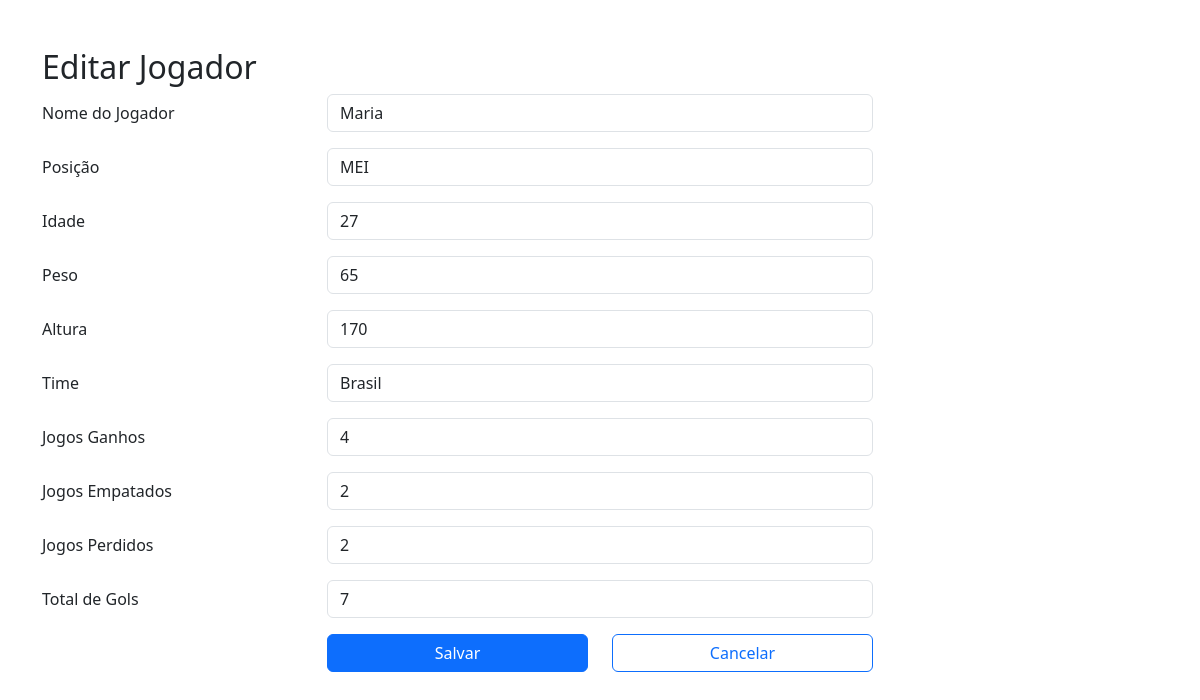
The app's page /Organização/PaginadeLogin-main/dashboard/lib/CRUD/atualizar_jogador.php?id=1 with its own data.
### tables this page shows
CREATE TABLE jogador(
    id_jogador INT AUTO_INCREMENT PRIMARY KEY NOT NULL,
    imagem_jogador VARCHAR(400),
    nome_jogador VARCHAR(250) NOT NULL,
    posicao VARCHAR(3) NOT NULL,
    idade INT NOT NULL,
    peso INT NOT NULL,
    altura_jogador INT NOT NULL,
    time_jogador VARCHAR(100) NOT NULL,
    jogos_ganhos INT NOT NULL,
    jogos_empate INT NOT NULL,
    jogos_perdidos INT NOT NULL,
    total_gols INT NOT NULL,
    FOREIGN KEY (time_jogador) REFERENCES timee(nome_time)
);

### Organização/PaginadeLogin-main/dashboard/lib/CRUD/atualizar_jogador.php (the view, shortened to what this page needs)
<?php
include('config.php');
if (isset($_GET['id'])) {
    $id_jogador = $_GET['id'];
    $sql = "SELECT * FROM jogador WHERE id_jogador=?";
    $stmt = $mysqli->prepare($sql);
    $stmt->bind_param('i', $id_jogador);
    $stmt->execute();
    $result = $stmt->get_result();
    if ($result->num_rows === 1) {
        $row = $result->fetch_assoc();
        $nome_jogador = $row['nome_jogador'];
        $posicao = $row['posicao'];
        $idade = $row['idade'];
        $peso = $row['peso'];
        $altura_jogador = $row['altura_jogador'];
        $time_jogador = $row['time_jogador'];
        $jogos_ganhos = $row['jogos_ganhos'];
        $jogos_empate = $row['jogos_empate'];
        $jogos_perdidos = $row['jogos_perdidos'];
        $total_gols = $row['total_gols'];
    } else {
        echo 'Jogador não encontrado';
        exit;
    }
} else {
    echo 'ID do jogador não fornecido.';
    exit;
}
?>
<!doctype html>
<html lang="en">
<head>
    <link href="https://cdn.jsdelivr.net/npm/bootstrap@5.3.2/dist/css/bootstrap.min.css" rel="stylesheet">
</head>
<body>
    <div class="container my-5">
        <h2>Editar Jogador</h2>
        <form action="editar_jogador.php" method="post">
            <div class="row mb-3">
                <label for="nome_jogador" class="col-sm-3 col-form-label">Nome do Jogador</label>
                <div class="col-sm-6">
                    <input type="text" name="nome_jogador" class="form-control" value="<?php echo $nome_jogador; ?>">
                </div>
            </div>
            <div class="row mb-3">
                <label for="posicao" class="col-sm-3 col-form-label">Posição</label>
                <div class="col-sm-6">
                    <input type="text" name="posicao" class="form-control" value="<?php echo $posicao; ?>">
                </div>
            </div>
            <div class="row mb-3">
                <label for="idade" class="col-sm-3 col-form-label">Idade</label>
                <div class="col-sm-6">
                    <input type="text" name="idade" class="form-control" value="<?php echo $idade; ?>">
                </div>
            </div>
            <div class="row mb-3">
                <label for="peso" class="col-sm-3 col-form-label">Peso</label>
                <div class="col-sm-6">
                    <input type="text" name="peso" class="form-control" value="<?php echo $peso; ?>">
                </div>
            </div>
            <div class="row mb-3">
                <label for="altura_jogador" class="col-sm-3 col-form-label">Altura</label>
                <div class="col-sm-6">
                    <input type="text" name="altura_jogador" class="form-control" value="<?php echo $altura_jogador; ?>">
                </div>
            </div>
            <div class="row mb-3">
                <label for="time_jogador" class="col-sm-3 col-form-label">Time</label>
                <div class="col-sm-6">
                    <input type="text" name="time_jogador" class="form-control" value="<?php echo $time_jogador; ?>">
                </div>
            </div>
            <div class="row mb-3">
                <label for="jogos_ganhos" class="col-sm-3 col-form-label">Jogos Ganhos</label>
                <div class="col-sm-6">
                    <input type="text" name="jogos_ganhos" class="form-control" value="<?php echo $jogos_ganhos; ?>">
                </div>
            </div>
            <div class="row mb-3">
                <label for="jogos_empate" class="col-sm-3 col-form-label">Jogos Empatados</label>
                <div class="col-sm-6">
                    <input type="text" name="jogos_empate" class="form-control" value="<?php echo $jogos_empate; ?>">
                </div>
            </div>
            <div class="row mb-3">
                <label for="jogos_perdidos" class="col-sm-3 col-form-label">Jogos Perdidos</label>
                <div class="col-sm-6">
                    <input type="text" name="jogos_perdidos" class="form-control" value="<?php echo $jogos_perdidos; ?>">
                </div>
            </div>
            <div class="row mb-3">
                <label for="total_gols" class="col-sm-3 col-form-label">Total de Gols</label>
                <div class="col-sm-6">
                    <input type="text" name="total_gols" class="form-control" value="<?php echo $total_gols; ?>">
                </div>
            </div>
            <div class="row mb-3">
                <div class="offset-sm-3 col-sm-3 d-grid">
                    <button type="submit" class="btn btn-primary">Salvar</button>
                </div>
                <div class="col-sm-3 d-grid">
                    <a href="listar_jogadores.php" class="btn btn-outline-primary" role="button">Cancelar</a>
                </div>
            </div>
        </form>
    </div>
</body>
</html>

### records on screen
jogador: nome_jogador "Maria", posicao "MEI", idade "27", peso "65", altura_jogador "170", time_jogador "Brasil", jogos_ganhos "4", jogos_empate "2", jogos_perdidos "2", total_gols "7"
